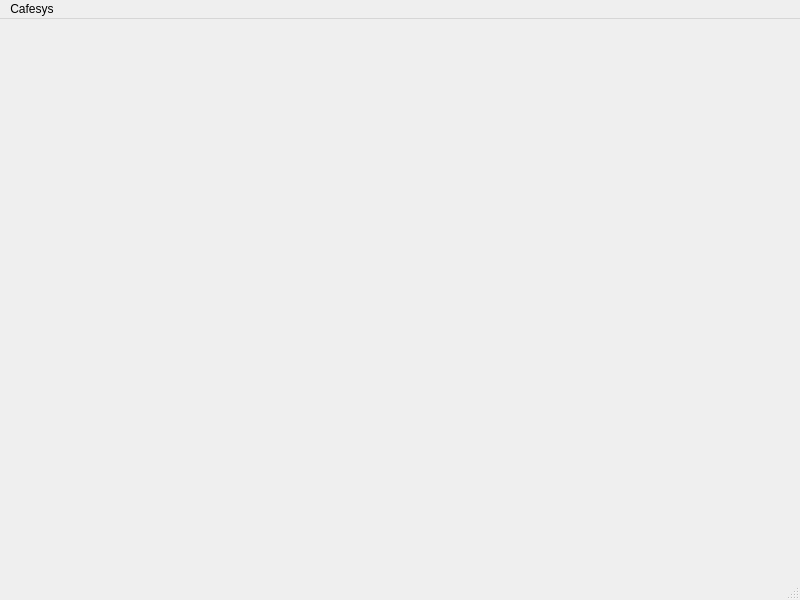
<?xml version="1.0" encoding="UTF-8"?>
<ui version="4.0">
 <class>MainWindow</class>
 <widget class="QMainWindow" name="MainWindow">
  <property name="geometry">
   <rect>
    <x>0</x>
    <y>0</y>
    <width>800</width>
    <height>600</height>
   </rect>
  </property>
  <property name="windowTitle">
   <string>MainWindow</string>
  </property>
  <widget class="QWidget" name="centralwidget"/>
  <widget class="QMenuBar" name="menubar">
   <property name="geometry">
    <rect>
     <x>0</x>
     <y>0</y>
     <width>800</width>
     <height>21</height>
    </rect>
   </property>
   <widget class="QMenu" name="menuCafesys">
    <property name="title">
     <string>Cafesys</string>
    </property>
   </widget>
   <addaction name="menuCafesys"/>
  </widget>
  <widget class="QStatusBar" name="statusbar"/>
 </widget>
 <resources/>
 <connections/>
</ui>
